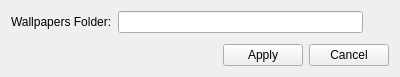
<?xml version="1.0" encoding="UTF-8"?>
<ui version="4.0">
 <class>DialogSettings</class>
 <widget class="QDialog" name="DialogSettings">
  <property name="geometry">
   <rect>
    <x>0</x>
    <y>0</y>
    <width>400</width>
    <height>77</height>
   </rect>
  </property>
  <property name="windowTitle">
   <string>Dialog</string>
  </property>
  <layout class="QVBoxLayout" name="verticalLayout">
   <item>
    <layout class="QFormLayout" name="formLayout">
     <item row="0" column="0">
      <widget class="QLabel" name="label_folder">
       <property name="text">
        <string>Wallpapers Folder:</string>
       </property>
      </widget>
     </item>
     <item row="0" column="1">
      <layout class="QHBoxLayout" name="horizontalLayout">
       <item>
        <widget class="QLineEdit" name="lineEdit_folder"/>
       </item>
       <item>
        <widget class="QPushButton" name="pushButton_chooseFolder">
         <property name="minimumSize">
          <size>
           <width>20</width>
           <height>20</height>
          </size>
         </property>
         <property name="maximumSize">
          <size>
           <width>20</width>
           <height>20</height>
          </size>
         </property>
         <property name="text">
          <string/>
         </property>
         <property name="flat">
          <bool>true</bool>
         </property>
        </widget>
       </item>
      </layout>
     </item>
    </layout>
   </item>
   <item>
    <layout class="QHBoxLayout" name="horizontalLayout_2">
     <item>
      <spacer name="horizontalSpacer">
       <property name="orientation">
        <enum>Qt::Horizontal</enum>
       </property>
       <property name="sizeHint" stdset="0">
        <size>
         <width>40</width>
         <height>20</height>
        </size>
       </property>
      </spacer>
     </item>
     <item>
      <widget class="QPushButton" name="pushButton_apply">
       <property name="text">
        <string>Apply</string>
       </property>
      </widget>
     </item>
     <item>
      <widget class="QPushButton" name="pushButton_cancel">
       <property name="text">
        <string>Cancel</string>
       </property>
      </widget>
     </item>
    </layout>
   </item>
  </layout>
 </widget>
 <resources/>
 <connections/>
</ui>
